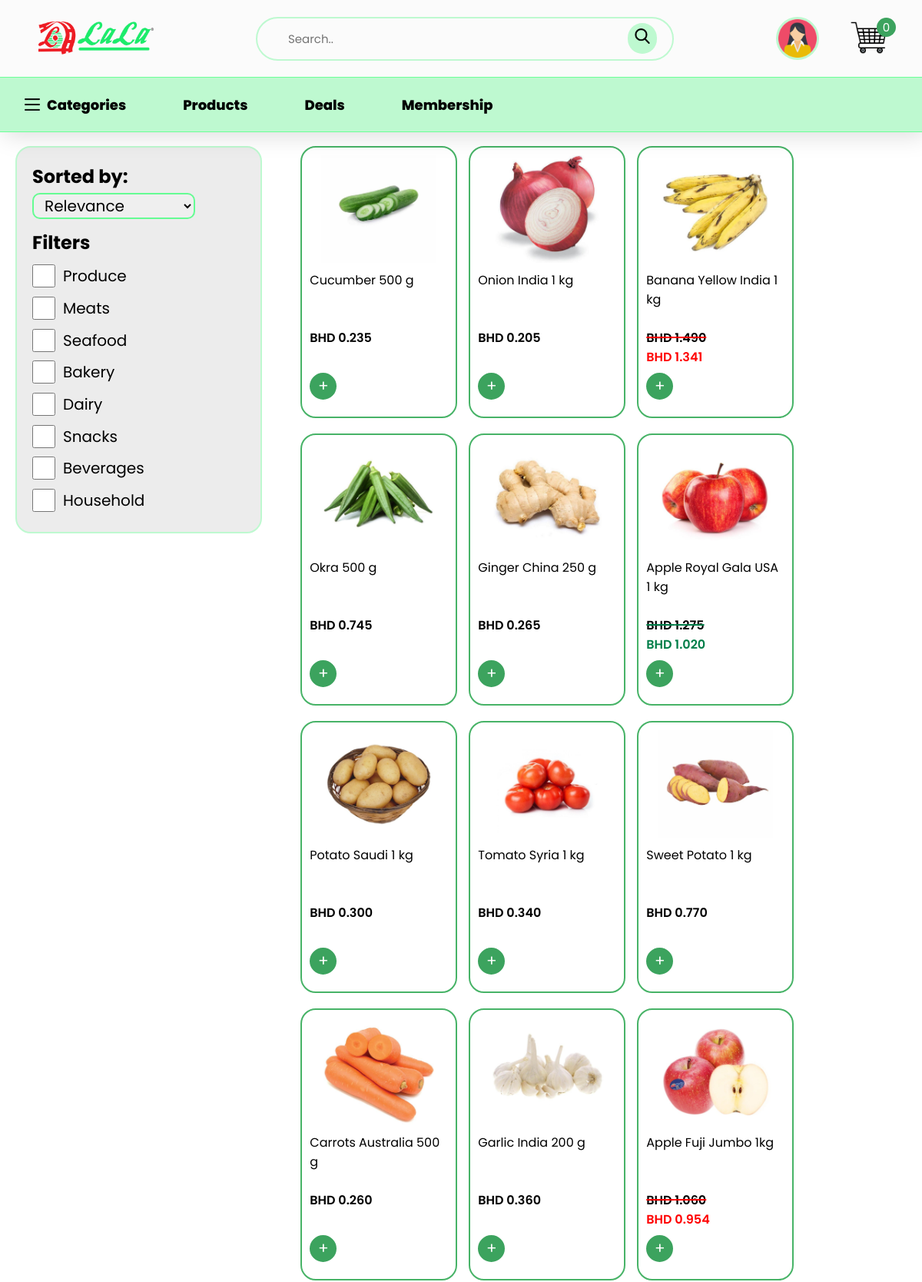
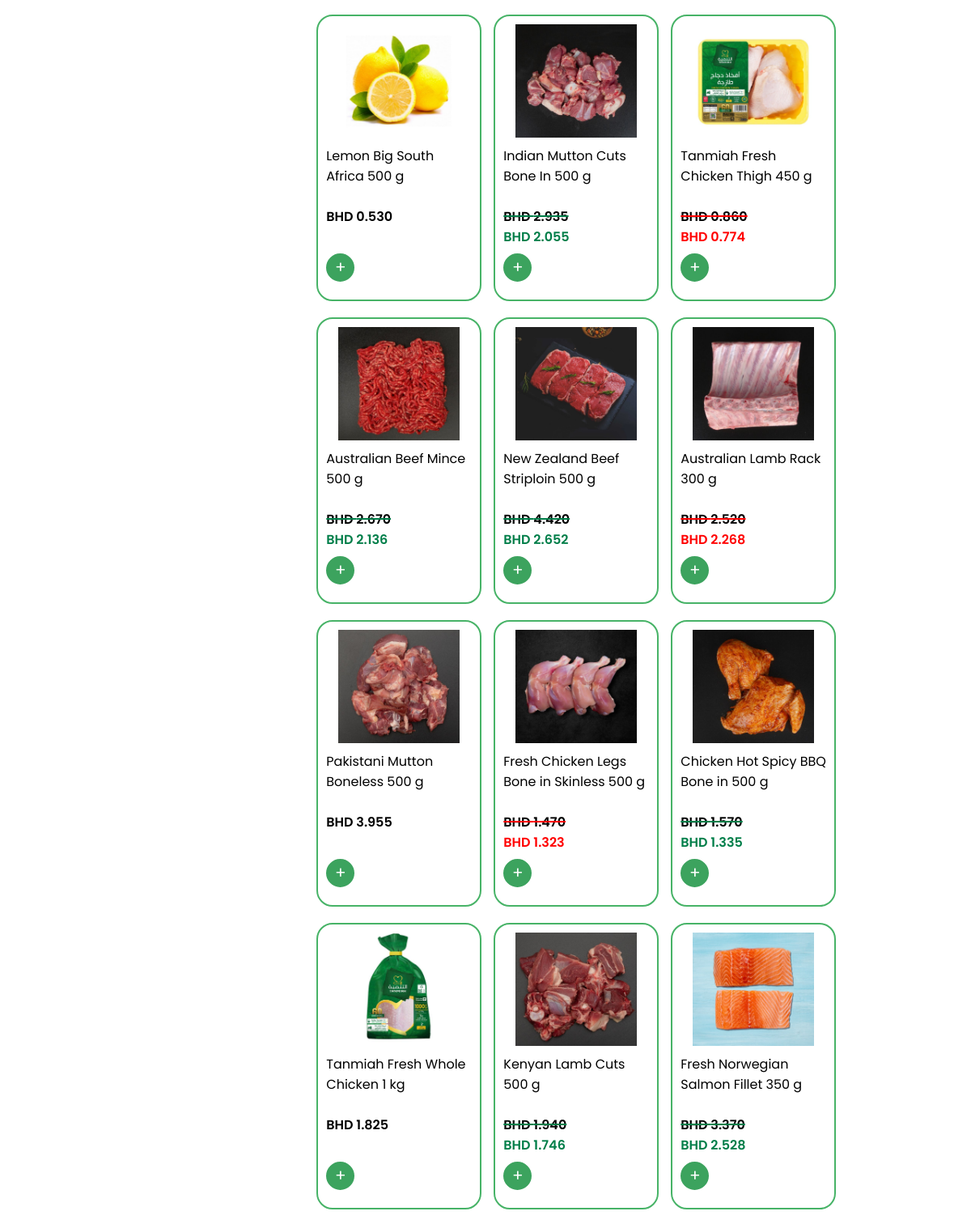
Page /product.php (signed in, upper part) on the committed database (2 pictures, top to bottom).
### tables this page shows
CREATE TABLE `product` (
  `product_id` int(11) NOT NULL,
  `product_name` varchar(100) DEFAULT NULL,
  `product_type` varchar(50) DEFAULT NULL,
  `product_description` varchar(500) DEFAULT NULL,
  `product_price` double DEFAULT NULL,
  `product_img` varchar(100) DEFAULT NULL,
  `product_discount` double DEFAULT NULL,
  `member_discount` tinyint(1) DEFAULT NULL
);

### product.php (the view, shortened to what this page needs)
<?php
    if(isset($_SESSION['userinfo'][0]['pfp']))
    {
        $data = $_SESSION['userinfo'][0]['pfp'];
    }
    include('connect.php');
    $filterarray = [];
    function displayProducts($sort){
        $whereclause = '';
        switch($sort){
            case 0:
                $sql = "SELECT * FROM product" . $whereclause;
                break;
        };
        global $conn;
        $result = $conn->query($sql);
        while($row = $result->fetch_assoc()) {
            echo '<div class="product-info">';
            echo '<img src="' . htmlspecialchars($row["product_img"]) . '" onclick=togglePDMenu(' . $row["product_id"] . ')>';
            echo '<div class="pname" onclick="togglePDMenu(' . $row["product_id"] . ')">' . htmlspecialchars($row["product_name"]) . '</div>';
            if($_SESSION['userinfo'][0]['member'] == 1 && $row['member_discount'] == 1)
            {
                $discountprice = ($row["product_price"] - ($row["product_price"] * 0.1));
                echo '<div class="pprice"><span class="onsaleM">BHD ' . number_format($row["product_price"], 3) . '</span><br><span class="salepriceM">BHD ' . number_format($discountprice, 3) . '</span></div>';
            }
            elseif($row["product_discount"] != 0)
            {
                $discountprice = ($row["product_price"] - ($row["product_price"] * $row["product_discount"]));
                echo '<div class="pprice"><span class="onsale">BHD ' . number_format($row["product_price"], 3) . '</span><br><span class="saleprice">BHD ' . number_format($discountprice, 3) . '</span></div>';
            }
            else{
                echo '<div class="pprice">BHD ' . number_format($row["product_price"], 3) . '</div>';
            }
            echo '<div class="pbutton"><button class="addcartbtn" value="' . $row["product_id"] . '">+</button></div>';
            echo '</div>';
        }
    }
?>
<!DOCTYPE html>
<html>
    <head>
        <link rel="stylesheet" href="./style.css">
    </head>
    <body>
        <header>
            <nav>
                <div class="navtop">
                    <div class="leftIcons">
                        <a href="./main.php">
                            <img src="./images/logo.png" class="logo" title="LaLa">
                        </a>
                    </div>
                    <div class="searchcontainer">
                        <form class="searchbar" onsubmit="event.preventDefault(); sortProducts();">
                            <input type="text" name="search" id="searchbar" placeholder="Search..">
                            <button type="submit"><img src="./Images/navbar/search.png"></button>
                        </form>
                    </div>
                    <div class="rightIcons">
                        <div class="pfp">
                            <img src="<?php echo $data; ?>" title="Profile" onclick="togglePMenu()">
                        </div>
                        <div class="cart">
                            <img src="./images/navbar/carticon.png" class="cart" title="Cart" onclick="toggleCartMenu()" id="cart">
                            <div class="cartqty" id="cartqty">
                                <?php
                                    $cartqty = 0;
                                    echo $cartqty;
                                ?>
                            </div>
                        </div>
                    </div>
                </div>
                <ul class="navbar">
                    <li>
                        <a onmouseenter="toggleCMenu()">
                            <img src="./Images/navbar/hamburger.png">
                            Categories
                        </a>
                        <a href="product.php">
                            Products
                        </a>
                        <a href="deals.php">
                            Deals
                        </a>
                        <a href="membership.php">
                            Membership
                        </a>
                    </li>
                </ul>
            </nav>
        </header>
        <div class="product-container">
            <div class="filters">
                <div class="filters-contents">
                    <form method="POST" class="sortform" name="sortform" id="sortform">
                        <label for="sort">
                            Sorted by:
                        </label>
                        <select name="sort" id="sort" onchange="sortProducts()">
                            <option value="0">Relevance</option>
                        </select>
                    </form>
                    <form method="POST" class="filterform">
                        <div>
                            <h2>
                                Filters
                            </h2>
                        </div>
                        <div class="filterbox">
                            <input type="checkbox" id="produce" name="filter[]" value="Produce"
                            <?php if(in_array('Produce', $filterarray)){echo 'checked';} ?> onchange="sortProducts()">
                            <label for="produce">Produce</label>
                        </div>
                        <div class="filterbox">
                            <input type="checkbox" id="meats" name="filter[]" value="Meats"
                            <?php if(in_array('Meats', $filterarray)) echo 'checked'; ?> onchange="sortProducts()">
                            <label for="meats">Meats</label>
                        </div>
                        <div class="filterbox">
                            <input type="checkbox" id="seafood" name="filter[]" value="Seafood"
                            <?php if(in_array('Seafood', $filterarray)) echo 'checked'; ?> onchange="sortProducts()">
                            <label for="seafood">Seafood</label>
                        </div>
                        <div class="filterbox">
                            <input type="checkbox" id="bakery" name="filter[]" value="Bakery"
                            <?php if(in_array('Bakery', $filterarray)) echo 'checked'; ?> onchange="sortProducts()">
                            <label for="bakery">Bakery</label>
                        </div>
                        <div class="filterbox">
                            <input type="checkbox" id="dairy" name="filter[]" value="Dairy"
                            <?php if(in_array('Dairy', $filterarray)) echo 'checked'; ?> onchange="sortProducts()">
                            <label for="dairy">Dairy</label>
                        </div>
                        <div class="filterbox">
                            <input type="checkbox" id="snacks" name="filter[]" value="Snacks"
                            <?php if(in_array('Snacks', $filterarray)) echo 'checked'; ?> onchange="sortProducts()">
                            <label for="snacks">Snacks</label>
                        </div>
                        <div class="filterbox">
                            <input type="checkbox" id="beverages" name="filter[]" value="Beverages"
                            <?php if(in_array('Beverages', $filterarray)) echo 'checked'; ?> onchange="sortProducts()">
                            <label for="beverages">Beverages</label>
                        </div>
                        <div class="filterbox">
                            <input type="checkbox" id="household" name="filter[]" value="Household"
                            <?php if(in_array('Household', $filterarray)) echo 'checked'; ?> onchange="sortProducts()">
                            <label for="household">Household</label>
                        </div>
                    </form>
                </div>
            </div>
            <div class="products" id="products">
                <?php
                    if(!isset($_POST['ajax']))
                    {
                        displayProducts(0);
                    }
                ?>
            </div>
        </div>
    </body>
</html>

### style.css (style rules this page uses)
* { padding:0; margin:0; font-family:'Poppins',sans-serif; list-style: none; box-sizing: border; scroll-behavior: smooth; text-decoration: none; user-select: none; }
header { height: 170px; }
nav { width: 100%; height: 170px; position: fixed; background-color: rgb(251, 251, 251); box-shadow: 5px 5px 30px rgba(0, 0, 0, 15%); align-items: center; justify-content: space-between; z-index: 3; }
.navtop { display: inline-flex; width: 100%; height: 100px; align-items: center; justify-content: space-between; }
.navtop .leftIcons { margin-left: 50px; margin-top: 15px; }
.navtop .logo { width: 150px; }
.navtop .rightIcons { align-items: center; width: 190px; display: flex; }
.navtop .cart { position: relative; width: 50px; margin-top: 2px; margin-left: 20px; margin-right: 50px; align-items: center; }
.navtop .pfp { border: 3px solid #bef9d0; border-radius: 100px; width:50px; height: 50px; }
.pfp img { width:50px; }
.searchcontainer { display: flex; width: 500px; padding: 5px 20px; border: 2px solid #bef9d0; border-radius: 60px; }
.searchbar { width: 100%; display: flex; align-items: center; }
.searchbar input { width: 450px; background: transparent; border: 0; outline: none; padding: 10px 20px; font-size: 15px; }
.searchbar button { height: 40px; width: 40px; border-radius: 50px; border: 0; background: #bef9d0; cursor: pointer; }
.searchbar button img { height: 20px; width: 20px; }
.rightIcons img { cursor: pointer; }
nav ul li { list-style: none; font-weight: 800; margin: auto; margin-left: 0px; display: flex; }
.navbar { display: flex; width: 100%; height: 70px; background-color: #bef9d0; border: solid #6cff98; border-width: 1px 0px; }
.navbar a { display: flex; font-size: 18px; padding: 10px 22px; border-radius: 10px; text-decoration: none; transition: ease 0.2s; align-items: center; }
.navbar a img { display: flex; position: relative; margin-right: 9px; width: 20px; height: 20px; }
nav ul li a { text-decoration: none; color: black; font-size: 17px; margin-left:10px; margin-right: 20px; }
.cartqty { position: absolute; display: flex; top: 2%; right: -60%; width: 25px; height: 25px; color: white; font-size: 15px; border-radius: 50px; background-color: #3ca35e; align-items: center; justify-content: center; }
.product-container { display: flex; position: relative; height: auto; margin: 20px; }
.filters { display: flex; background-color: rgb(236, 236, 236); border: 2px solid #bef9d0; border-radius: 20px; width: 350px; height: 500px; margin-right: 20px; }
.filters label { font-size: 20px; }
.filters .filters-contents { width: 100%; height: auto; display: grid; margin: 20px; grid-template-rows: 80px auto; }
.sortform { height: 100px; }
.sortform label { font-size: 24px; font-weight: bold; }
#sort { font-size: 20px; margin-top: 4px; cursor: pointer; padding-left: 10px; border: 2px solid #65fc93; border-radius: 10px; }
.filterform { display: grid; align-items: center; }
.filterbox { display: flex; align-items: center; }
.filterbox label { cursor: pointer; }
.filterform input[type="checkbox"] { width: 30px; height: 30px; margin-right: 10px; accent-color: #bef9d0; cursor: pointer; }
.products { width: 75%; height: auto; display: flex; flex-wrap: wrap; margin-left: 30px; }
.product-info { display:grid; width: 200px; height: 350px; border: 2px solid black; border-radius: 20px; align-items: center; grid-template-rows: 160px 75px 50px 50px; margin-right: 15px; margin-bottom: 20px; border: 2px solid #47b367; }
.product-info img { width: 150px; margin: auto; }
.pname { height: 75px; align-items: normal; margin-left: 10px; margin-right: 10px; }
.pprice, .pbutton { height: 50px; margin-left: 10px; margin-right: 10px; }
.pprice { font-weight: 600; }
.pprice .onsale { text-decoration: line-through; text-decoration-color: #007e49; text-decoration-thickness: 2px; }
.pprice .onsaleM { text-decoration: line-through; text-decoration-color: red ; text-decoration-thickness: 2px; }
.pprice .saleprice { color: #007e49 }
.pprice .salepriceM { color: red; }
.pbutton { align-content: center; }
.pbutton button { width: 35px; height: 35px; color: white; background: #3ca35e; border: 2px solid #3ca35e; border-radius: 50px; font-size: 20px; }

### rows in the picture
product: product_img (picture), product_name "Cucumber 500 g", product_price "0.235", $row["product_id"] 1001 (drawn)
product: product_img (picture), product_name "Onion India 1 kg", product_price "0.205", $row["product_id"] 1002 (drawn)
product: product_img (picture), product_name "Banana Yellow India 1 kg", product_price "1.490", product_price "1.341", $row["product_id"] 1003 (drawn)
product: product_img (picture), product_name "Okra 500 g", product_price "0.745", $row["product_id"] 1004 (drawn)
product: product_img (picture), product_name "Ginger China 250 g", product_price "0.265", $row["product_id"] 1005 (drawn)
product: product_img (picture), product_name "Apple Royal Gala USA 1 kg", product_price "1.275", discountprice "1.020", $row["product_id"] 1006 (drawn)
product: product_img (picture), product_name "Potato Saudi 1 kg", product_price "0.300", $row["product_id"] 1007 (drawn)
product: product_img (picture), product_name "Tomato Syria 1 kg", product_price "0.340", $row["product_id"] 1008 (drawn)
product: product_img (picture), product_name "Sweet Potato 1 kg", product_price "0.770", $row["product_id"] 1009 (drawn)
product: product_img (picture), product_name "Carrots Australia 500 g", product_price "0.260", $row["product_id"] 1010 (drawn)
product: product_img (picture), product_name "Garlic India 200 g", product_price "0.360", $row["product_id"] 1011 (drawn)
product: product_img (picture), product_name "Apple Fuji Jumbo 1kg", product_price "1.060", product_price "0.954", $row["product_id"] 1012 (drawn)
product: product_img (picture), product_name "Lemon Big South Africa 500 g", product_price "0.530", $row["product_id"] 1013 (drawn)
product: product_img (picture), product_name "Indian Mutton Cuts Bone In 500 g", product_price "2.935", discountprice "2.055", $row["product_id"] 1014 (drawn)
product: product_img (picture), product_name "Tanmiah Fresh Chicken Thigh 450 g", product_price "0.860", product_price "0.774", $row["product_id"] 1015 (drawn)
product: product_img (picture), product_name "Australian Beef Mince 500 g", product_price "2.670", discountprice "2.136", $row["product_id"] 1016 (drawn)
product: product_img (picture), product_name "New Zealand Beef Striploin 500 g", product_price "4.420", discountprice "2.652", $row["product_id"] 1017 (drawn)
product: product_img (picture), product_name "Australian Lamb Rack 300 g", product_price "2.520", product_price "2.268", $row["product_id"] 1018 (drawn)
product: product_img (picture), product_name "Pakistani Mutton Boneless 500 g", product_price "3.955", $row["product_id"] 1019 (drawn)
product: product_img (picture), product_name "Fresh Chicken Legs Bone in Skinless 500 g", product_price "1.470", product_price "1.323", $row["product_id"] 1020 (drawn)
product: product_img (picture), product_name "Chicken Hot Spicy BBQ Bone in 500 g", product_price "1.570", discountprice "1.335", $row["product_id"] 1021 (drawn)
product: product_img (picture), product_name "Tanmiah Fresh Whole Chicken 1 kg", product_price "1.825", $row["product_id"] 1022 (drawn)
product: product_img (picture), product_name "Kenyan Lamb Cuts 500 g", product_price "1.940", discountprice "1.746", $row["product_id"] 1023 (drawn)
product: product_img (picture), product_name "Fresh Norwegian Salmon Fillet 350 g", product_price "3.370", discountprice "2.528", $row["product_id"] 1024 (drawn)

### other values in the picture
$cartqty "0"
